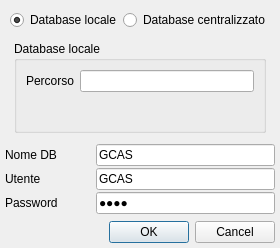
<?xml version="1.0" encoding="UTF-8"?>
<ui version="4.0">
 <class>DBParamDlg</class>
 <widget class="QDialog" name="DBParamDlg">
  <property name="geometry">
   <rect>
    <x>0</x>
    <y>0</y>
    <width>258</width>
    <height>239</height>
   </rect>
  </property>
  <property name="windowTitle">
   <string>Parametri Database</string>
  </property>
  <layout class="QVBoxLayout" name="verticalLayout">
   <property name="spacing">
    <number>2</number>
   </property>
   <property name="leftMargin">
    <number>5</number>
   </property>
   <property name="topMargin">
    <number>5</number>
   </property>
   <property name="rightMargin">
    <number>5</number>
   </property>
   <property name="bottomMargin">
    <number>5</number>
   </property>
   <item>
    <layout class="QHBoxLayout" name="horizontalLayout">
     <property name="leftMargin">
      <number>5</number>
     </property>
     <property name="topMargin">
      <number>5</number>
     </property>
     <property name="rightMargin">
      <number>5</number>
     </property>
     <item>
      <widget class="QRadioButton" name="dbLocaleFlg">
       <property name="text">
        <string>Database locale</string>
       </property>
       <property name="checked">
        <bool>true</bool>
       </property>
      </widget>
     </item>
     <item>
      <widget class="QRadioButton" name="dbReteFlg">
       <property name="text">
        <string>Database centralizzato</string>
       </property>
      </widget>
     </item>
    </layout>
   </item>
   <item>
    <widget class="QStackedWidget" name="dbStackedWidget">
     <property name="currentIndex">
      <number>0</number>
     </property>
     <widget class="QWidget" name="dbLocale">
      <layout class="QVBoxLayout" name="verticalLayout_2">
       <item>
        <widget class="QGroupBox" name="groupBox">
         <property name="title">
          <string>Database locale</string>
         </property>
         <layout class="QHBoxLayout" name="horizontalLayout_2">
          <item>
           <layout class="QFormLayout" name="formLayout">
            <item row="0" column="0">
             <widget class="QLabel" name="label">
              <property name="text">
               <string>Percorso</string>
              </property>
             </widget>
            </item>
            <item row="0" column="1">
             <widget class="QLineEdit" name="dbLocalePathTxt">
              <property name="enabled">
               <bool>true</bool>
              </property>
              <property name="readOnly">
               <bool>true</bool>
              </property>
             </widget>
            </item>
           </layout>
          </item>
         </layout>
        </widget>
       </item>
      </layout>
     </widget>
     <widget class="QWidget" name="dbRete">
      <layout class="QVBoxLayout" name="verticalLayout_3">
       <item>
        <widget class="QGroupBox" name="groupBox_2">
         <property name="title">
          <string>Database centralizzato</string>
         </property>
         <layout class="QVBoxLayout" name="verticalLayout_4">
          <item>
           <layout class="QGridLayout" name="gridLayout_2">
            <item row="0" column="0">
             <widget class="QLabel" name="label_2">
              <property name="text">
               <string>Server</string>
              </property>
             </widget>
            </item>
            <item row="0" column="1" colspan="2">
             <widget class="QLineEdit" name="dbServerTxt"/>
            </item>
            <item row="1" column="0">
             <widget class="QLabel" name="label_3">
              <property name="text">
               <string>Porta</string>
              </property>
             </widget>
            </item>
            <item row="1" column="1">
             <widget class="QSpinBox" name="dbPortaTxt">
              <property name="alignment">
               <set>Qt::AlignRight|Qt::AlignTrailing|Qt::AlignVCenter</set>
              </property>
              <property name="minimum">
               <number>1024</number>
              </property>
              <property name="maximum">
               <number>65535</number>
              </property>
              <property name="value">
               <number>3050</number>
              </property>
             </widget>
            </item>
            <item row="1" column="2">
             <spacer name="horizontalSpacer">
              <property name="orientation">
               <enum>Qt::Horizontal</enum>
              </property>
              <property name="sizeHint" stdset="0">
               <size>
                <width>40</width>
                <height>20</height>
               </size>
              </property>
             </spacer>
            </item>
           </layout>
          </item>
         </layout>
        </widget>
       </item>
      </layout>
     </widget>
    </widget>
   </item>
   <item>
    <layout class="QGridLayout" name="gridLayout">
     <property name="bottomMargin">
      <number>5</number>
     </property>
     <item row="1" column="0">
      <widget class="QLabel" name="label_5">
       <property name="text">
        <string>Utente</string>
       </property>
      </widget>
     </item>
     <item row="0" column="0">
      <widget class="QLabel" name="label_4">
       <property name="text">
        <string>Nome DB</string>
       </property>
      </widget>
     </item>
     <item row="2" column="1" colspan="2">
      <widget class="QLineEdit" name="dbPasswordTxt">
       <property name="text">
        <string>gcas</string>
       </property>
       <property name="maxLength">
        <number>256</number>
       </property>
       <property name="echoMode">
        <enum>QLineEdit::Password</enum>
       </property>
      </widget>
     </item>
     <item row="2" column="0">
      <widget class="QLabel" name="label_6">
       <property name="text">
        <string>Password</string>
       </property>
      </widget>
     </item>
     <item row="1" column="1" colspan="2">
      <widget class="QLineEdit" name="dbUtenteTxt">
       <property name="text">
        <string>GCAS</string>
       </property>
       <property name="maxLength">
        <number>256</number>
       </property>
      </widget>
     </item>
     <item row="0" column="1" colspan="2">
      <widget class="QLineEdit" name="dbNomeTxt">
       <property name="text">
        <string>GCAS</string>
       </property>
       <property name="maxLength">
        <number>256</number>
       </property>
       <property name="readOnly">
        <bool>true</bool>
       </property>
      </widget>
     </item>
    </layout>
   </item>
   <item>
    <widget class="QDialogButtonBox" name="buttonBox">
     <property name="orientation">
      <enum>Qt::Horizontal</enum>
     </property>
     <property name="standardButtons">
      <set>QDialogButtonBox::Cancel|QDialogButtonBox::Ok</set>
     </property>
    </widget>
   </item>
  </layout>
 </widget>
 <resources/>
 <connections>
  <connection>
   <sender>buttonBox</sender>
   <signal>accepted()</signal>
   <receiver>DBParamDlg</receiver>
   <slot>accept()</slot>
   <hints>
    <hint type="sourcelabel">
     <x>227</x>
     <y>282</y>
    </hint>
    <hint type="destinationlabel">
     <x>157</x>
     <y>274</y>
    </hint>
   </hints>
  </connection>
  <connection>
   <sender>buttonBox</sender>
   <signal>rejected()</signal>
   <receiver>DBParamDlg</receiver>
   <slot>reject()</slot>
   <hints>
    <hint type="sourcelabel">
     <x>295</x>
     <y>288</y>
    </hint>
    <hint type="destinationlabel">
     <x>286</x>
     <y>274</y>
    </hint>
   </hints>
  </connection>
 </connections>
</ui>
